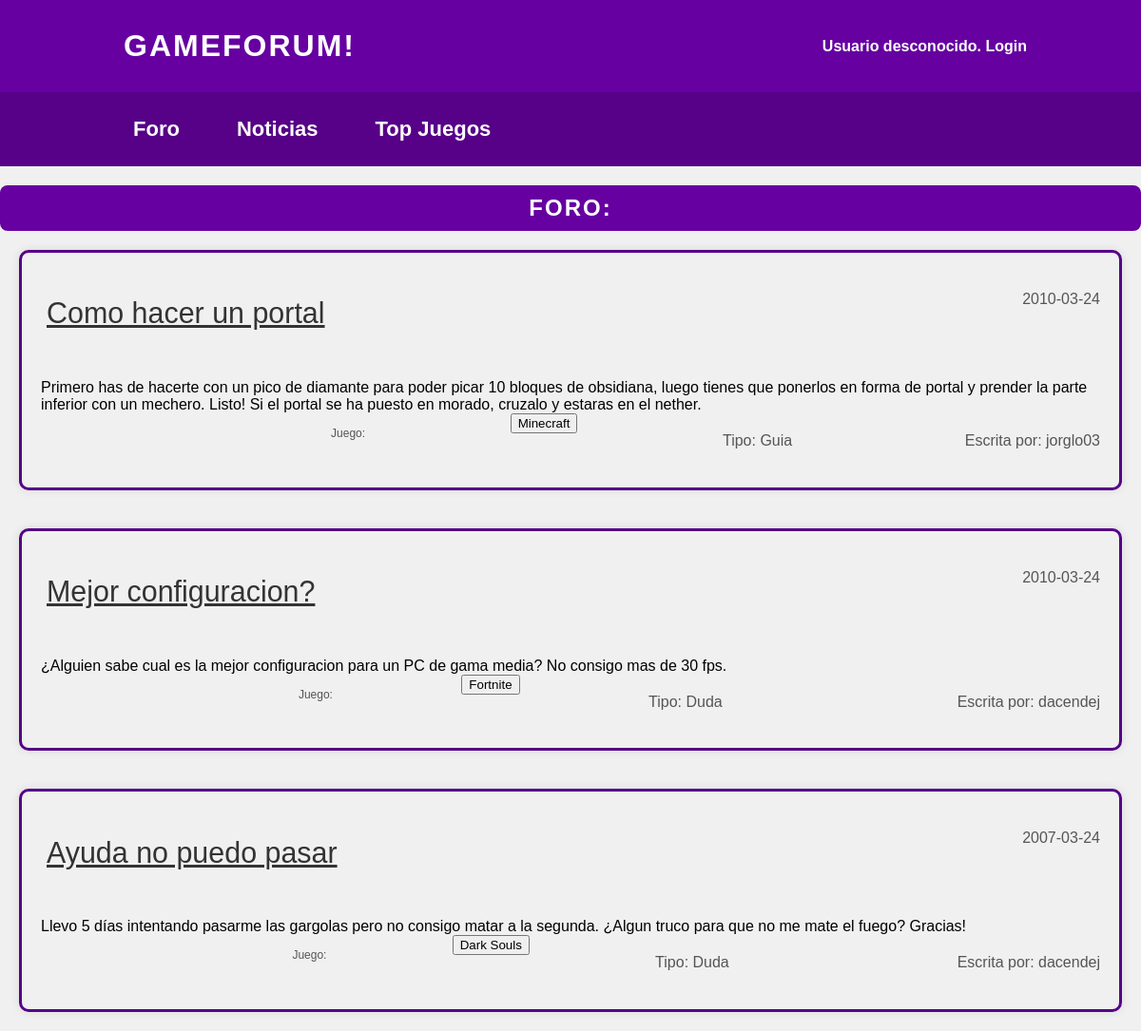
Screenshot of /foro.php with the database file from the repository.
### tables this page shows
CREATE TABLE `foro` (
  `ID` int(5) UNSIGNED NOT NULL,
  `Titulo` varchar(20) NOT NULL,
  `Usuario` varchar(15) NOT NULL,
  `Juego` varchar(20) NOT NULL,
  `Tipo` varchar(10) NOT NULL,
  `Fecha` date NOT NULL,
  `Contenido` varchar(1000) NOT NULL
);

### src/foro/bd/Publicacion.php (called while the page is built, shortened)
<?php
class Publicacion {
    private $titulo;
    private $usuario;
    private $juego;
    private $tipo;
    private $fecha;
    private $contenido;
    public function __construct($titulo, $usuario, $juego, $tipo, $fecha, $contenido, $id) {
        $this->titulo = $titulo;
        $this->usuario = $usuario;
        $this->juego = $juego;
        $this->tipo = $tipo;
        $this->fecha = $fecha;
        $this->contenido = $contenido;
    }
    public static function obtenerPublicaciones(){
        $conn = BD::getInstance()->getConexionBd();
        $query = "SELECT * FROM foro ORDER BY Fecha DESC";
        $result = $conn->query($query);
        $foro = [];
        if ($result) {
            while ($fila = $result->fetch_assoc()) {
                $foro[] = new Publicacion(
                    $fila['Titulo'],
                    $fila['Usuario'],
                    $fila['Juego'],
                    $fila['Tipo'],
                    $fila['Fecha'],
                    $fila['Contenido'],
                    $fila['ID']
                );
            }
        } else {
            error_log("Error al obtener las publicaciones: ({$conn->errno}): {$conn->error}");
        }
        return $foro;
    }
    public function getTitulo() {
        return $this->titulo;
    }
    public function getUsuario() {
        return $this->usuario;
    }
    public function getJuego() {
        return $this->juego;
    }
    public function getTipo() {
        return $this->tipo;
    }
    public function getFecha() {
        return $this->fecha;
    }
    public function getContenido() {
        return $this->contenido;
    }
}

### vistas/helpers/publicaciones.php (the view, shortened to what this page needs)
<?php
echo '<link rel="stylesheet" href="css/estilos.css">';
function listaPublicaciones()
{
    $publicaciones = Publicacion::obtenerPublicaciones();
    $listaHtml = '<div class="lista-publicaciones">';
    foreach ($publicaciones as $publicacion) {
        $nombre = htmlspecialchars($publicacion->getTitulo());
        $fecha = htmlspecialchars($publicacion->getFecha());
        $usuario = htmlspecialchars($publicacion->getUsuario());
        $tipo =  htmlspecialchars($publicacion->getTipo());
        $juego =  htmlspecialchars($publicacion->getJuego());
        $id = $publicacion->getId();
        $listaHtml .= "<div class=\"Publicacion\">
                        <h3 class=\"titulo-publicacion\">
                        <form action='verPublicacion.php' method='post'>
                            <input type='hidden' name='id' value='$id'>
                            <button type='submit' class='titulo-button'>$nombre</button>
                        </form></h3>
                        <p class=\"fecha-publicacion\">$fecha</p>
                        <p class=\"tipo-publicacion\">Tipo: $tipo</p>
                        <p class=\"juego-publicacion\">Juego:
                        <form action='verJuego.php' method='post' style='grid-area: juego;'>
                            <input type='hidden' name='juego' value='$juego'>
                            <button type='submit' class='verJuego-button'>$juego</button>
                        </form></p>
                        <p class=\"usuario-publicacion\">Escrita por: $usuario </p>
                        <div class=\"contenido-publicacion\">{$publicacion->getContenido()}</div>";
        $listaHtml .= "<br><br></div>";
    }
    $listaHtml .= '</div>';
    return $listaHtml;
}

### css/estiloIndex.css (style rules this page uses)
p { color: #555; line-height: 1.6; }

### css/estiloNavegacion.css (style rules this page uses)
body { font-family: Arial, sans-serif; background-color: #f0f0f0; padding: 20px; }

### css/foro.css (style rules this page uses)
.lista-publicaciones { display: grid; gap: 20px; }
.publicacion { display: grid; border: 3px solid #560187; padding: 20px; box-shadow: 0 0 10px rgba(0, 0, 0, 0.1); margin-left: 20px; margin-right: 20px; margin-bottom: 20px; border-radius: 10px; grid-template-areas: 'titulo titulo titulo titulo titulo fecha' 'contenido contenido contenido contenido contenido contenido' 'borrar editar juegoLabel juego tipo usuario'; }
.titulo-button { background-color: transparent; border: none; font-size: 1.2em; color: #333; cursor: pointer; transition: color 0.3s; text-decoration: underline; }
.titulo-publicacion { grid-area: titulo; font-size: 3ex; }
.fecha-publicacion { grid-area: fecha; text-align: right; }
.usuario-publicacion { grid-area: usuario; text-align: right; }
.contenido-publicacion { grid-area: contenido; text-align: left; }
.tipo-publicacion { grid-area: tipo; }
.juego-publicacion { grid-area: juegoLabel; font-size: 12px; }

### css/cabecera.css (style rules this page uses)
body { font-family: Arial, sans-serif; margin: 0; padding: 0; }

### rows the page displays
foro: Titulo "Como hacer un portal", Fecha "2010-03-24", Tipo "Guia", Juego "Minecraft", Usuario "jorglo03", Contenido "Primero has de hacerte con un pico de diamante para poder picar 10 bloques de obsidiana, luego tienes que ponerlos en forma de portal y prender la parte inferior con un mechero. Listo! Si el portal se ha puesto en morado, cruzalo y estaras en el nether."
foro: Titulo "Mejor configuracion?", Fecha "2010-03-24", Tipo "Duda", Juego "Fortnite", Usuario "dacendej", Contenido "¿Alguien sabe cual es la mejor configuracion para un PC de gama media? No consigo mas de 30 fps."
foro: Titulo "Ayuda no puedo pasar", Fecha "2007-03-24", Tipo "Duda", Juego "Dark Souls", Usuario "dacendej", Contenido "Llevo 5 días intentando pasarme las gargolas pero no consigo matar a la segunda. ¿Algun truco para que no me mate el fuego? Gracias!"
